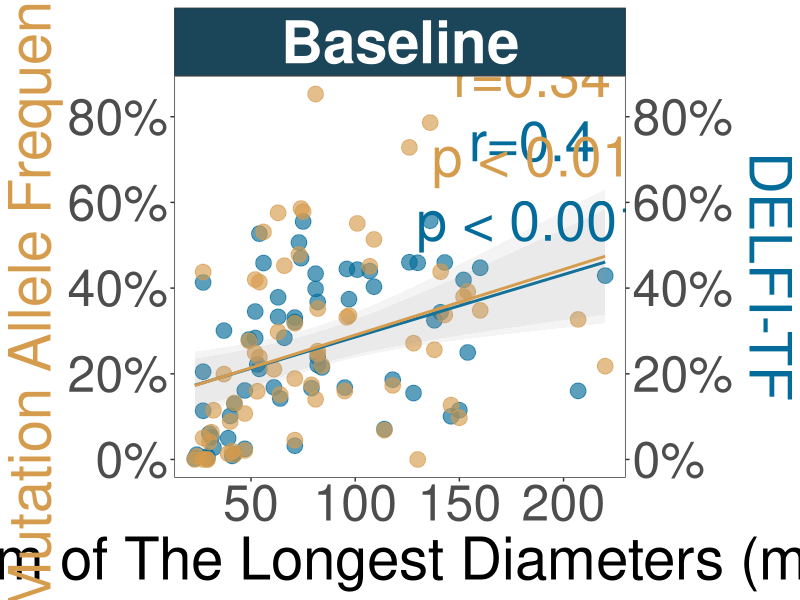
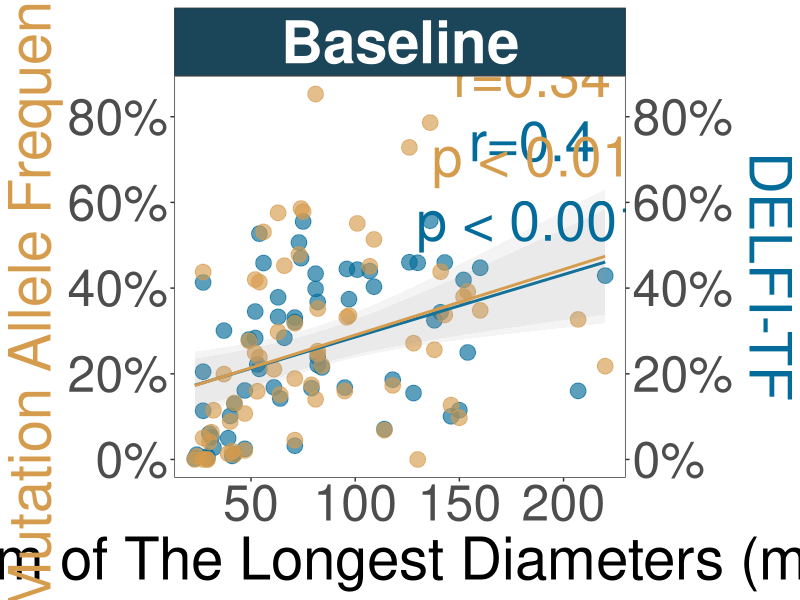

R code for these plots, in order:
################################################################################
#################### Setup #####################################################

# loc
setwd("~/git/CAIRO5_Public")

# libraries
library(readxl)
library(data.table)
library(ggplot2)

# Data
BloodSampleCharacteristics <- as.data.table(read_xlsx("Data/CAIRO5_Supplemental.xlsx", sheet=2, skip=1))
ClinicalDemographics <- as.data.table(read_xlsx("Data/CAIRO5_Supplemental.xlsx", sheet=1, skip=1))
SumOfLongestDiameters <- as.data.table(read_xlsx("Data/CAIRO5_Supplemental.xlsx", sheet=7, skip=1))

################################################################################
################# pair down data to required cols ##############################

# Blood Samples
keep <- c('Sequence ID', 'Subject ID', 'Sample Time Point', 'DELFI-TF', 'MAF')
BloodSampleCharacteristics <- BloodSampleCharacteristics[,..keep]

# clinical data
keep <- c('Subject ID', 'Study Arm')
ClinicalDemographics <- ClinicalDemographics[,..keep]

# Sum of Longest Diameter, pair down to be within 60 days
SumOfLongestDiameters <- SumOfLongestDiameters[abs(`Time Between SLD and Liquid Biopsy (Days)`) <= 60]
SumOfLongestDiameters[,`Time Between SLD and Liquid Biopsy (Days)` := NULL]

# merge data together
finalData <- merge(BloodSampleCharacteristics, ClinicalDemographics, by='Subject ID', all.x=T)
finalData <- merge(finalData, SumOfLongestDiameters, by=c('Subject ID', 'Sample Time Point'), all.x=T)

################################################################################
############### format for plot ################################################

# restrict to arm1 baseline samples, and make sure everything has a value
finalData <- finalData[`Study Arm` == 1 & `Sample Time Point` == 'T0']
finalData <- finalData[!(is.na(`DELFI-TF`) | is.na(MAF) | is.na(`Sum of the Largest Diameters`))]

# melt the data into the expected format
finalData <- melt(finalData, measure.vars=c("DELFI-TF", "MAF"))

################################################################################
################ run stats #####################################################

# switch statement to re-define p-values
relabel_p <- function(x){
  if(x < .0001) return('p < 0.0001')
  if(x < .001) return('p < 0.001')
  if(x < .01) return('p < 0.01')
  if(x < .05) return('p < 0.05')
  return(paste0('p = ', signif(x, 3)))
}

# correlation
delfiStat <- cor.test(finalData[variable == 'DELFI-TF']$value, finalData[variable == 'DELFI-TF']$`Sum of the Largest Diameters`)
mafStat <- cor.test(finalData[variable == 'MAF']$value, finalData[variable == 'MAF']$`Sum of the Largest Diameters`)

# labels
delfiStat <- paste0("r=", signif(delfiStat$estimate, 2), "\n", relabel_p(delfiStat$p.value))
mafStat <- paste0("r=", signif(mafStat$estimate, 2), "\n", relabel_p(mafStat$p.value))

# make dt to plot
statDT <- data.table(variable=c('DELFI-TF', 'MAF'),
                     x=c(185),
                     y=c(.65, .8),
                     label=c(delfiStat, mafStat))

################################################################################
############ Construct Plot ####################################################

# plot
FigS6A <- ggplot(finalData, aes(x=`Sum of the Largest Diameters`, y=value, color=variable)) +
  geom_point(size=5, alpha=.65) +
  geom_smooth(method="lm", alpha=.1) +
  geom_text(data=statDT, mapping=aes(x=x, y=y, label=label, color=variable), size=14, key_glyph="point") +
  scale_color_manual(values=c("DELFI-TF"="#046C9A", "MAF"="#D69C4E")) +
  scale_y_continuous("Mutation Allele Frequency", labels=scales::percent, sec.axis = sec_axis(trans=~., name="DELFI-TF", labels=scales::percent)) +
  facet_wrap(~'Baseline') +
  xlab("Sum of The Longest Diameters (mm)") +
  theme_bw() +
  theme(legend.position = "none") +
  theme(panel.grid=element_blank()) +
  theme(axis.text.x=element_text(size=36), axis.text.y=element_text(size=36)) +
  theme(axis.title.x=element_text(size=42)) +
  theme(axis.title.y=element_text(size=42, color="#D69C4E")) +
  theme(axis.title.y.right=element_text(size=42, color="#046C9A")) +
  theme(strip.background=element_rect(fill="#1B465A")) +
  theme(strip.text=element_text(color="white", size=42, face="bold"))

# save plot
png(filename="Figures/FigS6A.png", height=14, width=16, units="in", res=150)
FigS6A
dev.off()

cairo_pdf(file="Figures/FigS6A.pdf", height=14, width=16)
FigS6A
dev.off()



